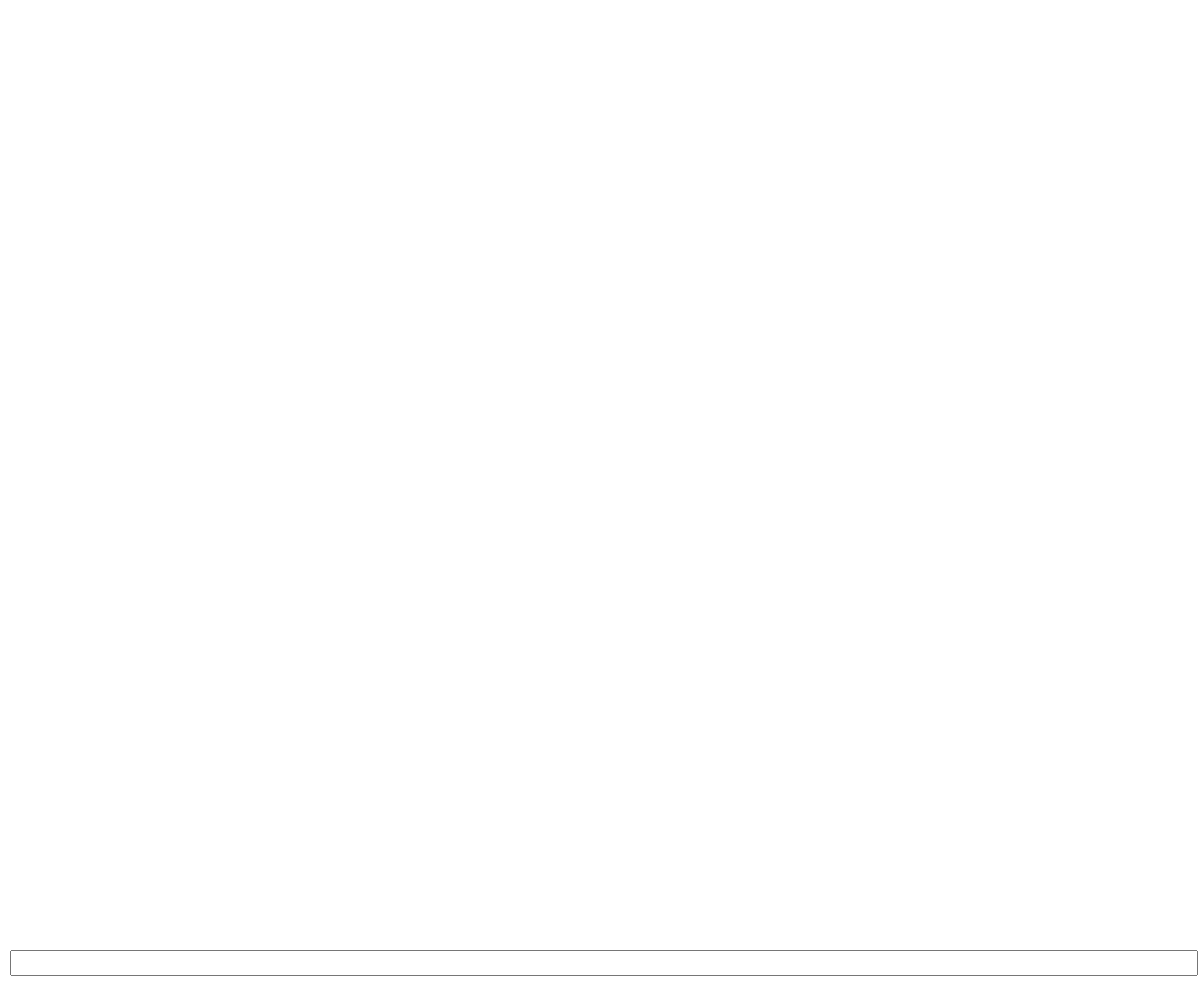
Frame 1 (no input)
Frame 60 (no input): identical to frame 1, image omitted
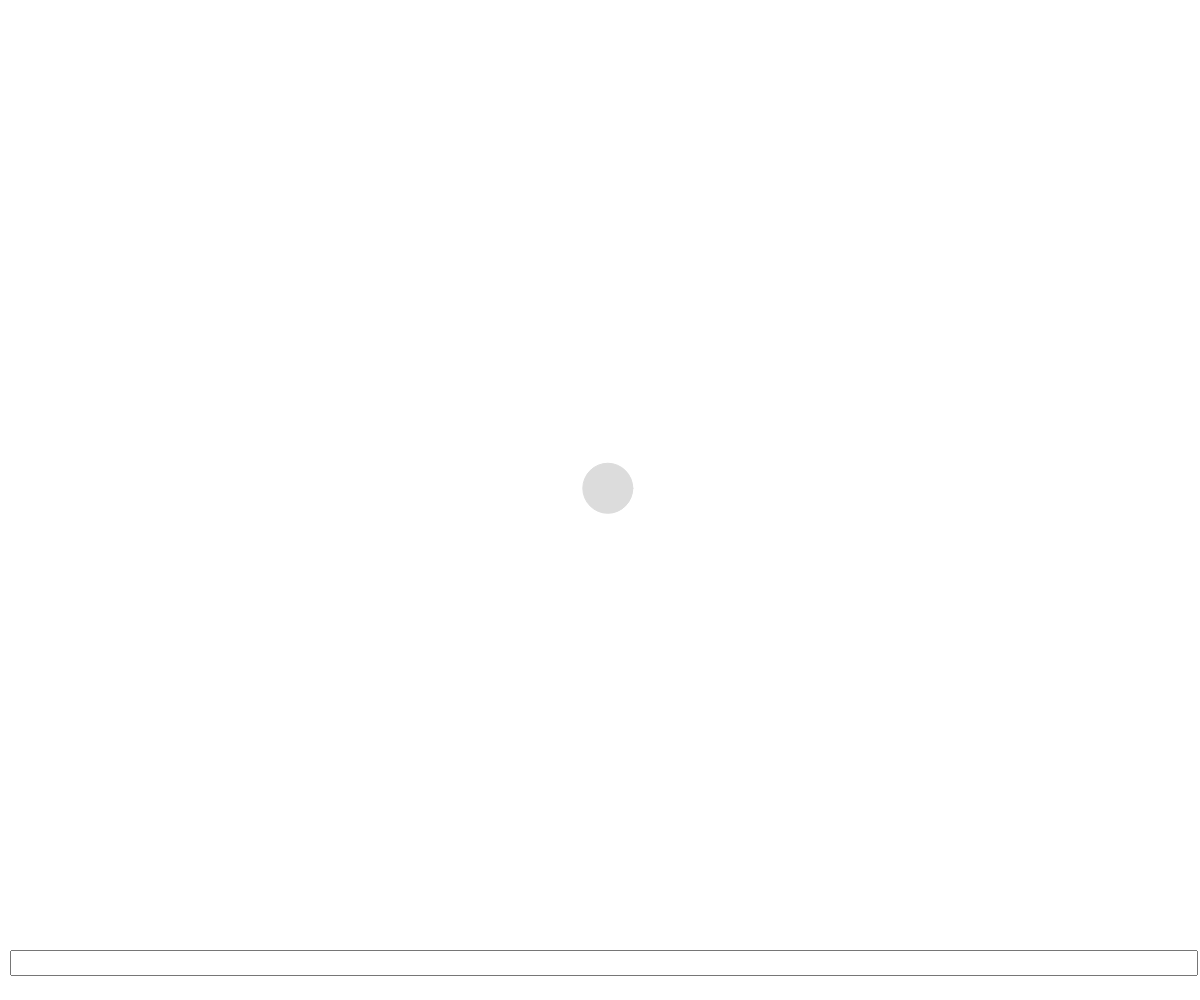
Frame 120 (the mouse pressed at the canvas centre since frame 60)

The p5.js sketch that drew these frames (run headless with seeded random() and noise() and a simulated clock; from frame 60 on, the mouse is pressed at the canvas centre):

// p5.js sketch
// ── sketch.js
let points = [];
let draggingPoint = null;
let noiseOffsets = [];
let inputText = "";
let textPositionOffsets = [];
let inputElement;
let fontSize = 40;

function setup() {
  createCanvas(windowWidth, windowHeight);
  background(255);

  inputElement = createInput('');
  inputElement.position(10, height - 50);
  inputElement.size(width - 20, 20);
  inputElement.input(updateInputText);
  inputElement.style('text-align', 'center');

  for (let i = 0; i < 4; i++) {
    noiseOffsets.push(createVector(random(1000), random(1000)));
  }
}

function updateInputText() {
  inputText = inputElement.value();
  textPositionOffsets = [];
  for (let i = 0; i < inputText.length; i++) {
    textPositionOffsets.push(i / (inputText.length - 1));
  }
}

function windowResized() {
  resizeCanvas(windowWidth, windowHeight);
}

function draw() {
  background(255);
  updatePointsWithPerlinNoise();
  drawPoints();
  drawBezierCurve();
  drawTextOnBezierCurve();
}

function mousePressed() {
  if (mouseButton === LEFT) {
    for (const point of points) {
      if (dist(mouseX, mouseY, point.x, point.y) < 40) {
        draggingPoint = point;
        return;
      }
    }

    if (points.length < 4) {
      const newPoint = createVector(mouseX, mouseY);
      points.push(newPoint);
    }
  }
}
function keyPressed() {
  if (keyCode === UP_ARROW) {
    fontSize++;
  } else if (keyCode === DOWN_ARROW) {
    fontSize--;
    if (fontSize < 1) {
      fontSize = 1;
    }
  }
}

function mouseDragged() {
  if (mouseButton === LEFT) {
    if (draggingPoint) {
      draggingPoint.x = mouseX;
      draggingPoint.y = mouseY;

      constrainPointToBounds(draggingPoint);
    }
  }
}

function mouseReleased() {
  if (mouseButton === LEFT) {
    if (draggingPoint) {
      draggingPoint = null;
    }
  }
}

function drawPoints() {
  for (const point of points) {
    fill(220);
    stroke(220);
    strokeWeight(1);
    ellipse(point.x, point.y, 50);
  }
}

function drawBezierCurve() {
  if (points.length === 4) {
    stroke(220);
    strokeWeight(2);
    noFill();
    beginShape();
    vertex(points[0].x, points[0].y);
    bezierVertex(points[1].x, points[1].y, points[2].x, points[2].y, points[3].x, points[3].y);
    endShape();
  }
}

function updatePointsWithPerlinNoise() {
  if (!draggingPoint) {
    for (let i = 0; i < points.length; i++) {
      const point = points[i];
      const offsetX = noiseOffsets[i].x;
      const offsetY = noiseOffsets[i].y;

      point.x += map(noise(offsetX), 0, 1, -1, 1);
      point.y += map(noise(offsetY), 0, 1, -1, 1);

      constrainPointToBounds(point);

      noiseOffsets[i].x += 0.01;
      noiseOffsets[i].y += 0.01;
    }
  }
}

function constrainPointToBounds(point) {
  point.x = constrain(point.x, 0, width);
  point.y = constrain(point.y, 0, height);
}

function drawTextOnBezierCurve() {
  inputText = inputElement.value();
  if (points.length === 4) {
    textSize(fontSize);
    textAlign(CENTER, CENTER);
    fill(0);
    noStroke();
    for (let i = 0; i < inputText.length; i++) {
      const t = textPositionOffsets[i];
      const textPos = getBezierPoint(points, t);
      text(inputText[i], textPos.x, textPos.y);
    }
  }
}

function getBezierPoint(points, t) {
  const x = bezierPoint(points[0].x, points[1].x, points[2].x, points[3].x, t);
  const y = bezierPoint(points[0].y, points[1].y, points[2].y, points[3].y, t);
  return createVector(x, y);
}
